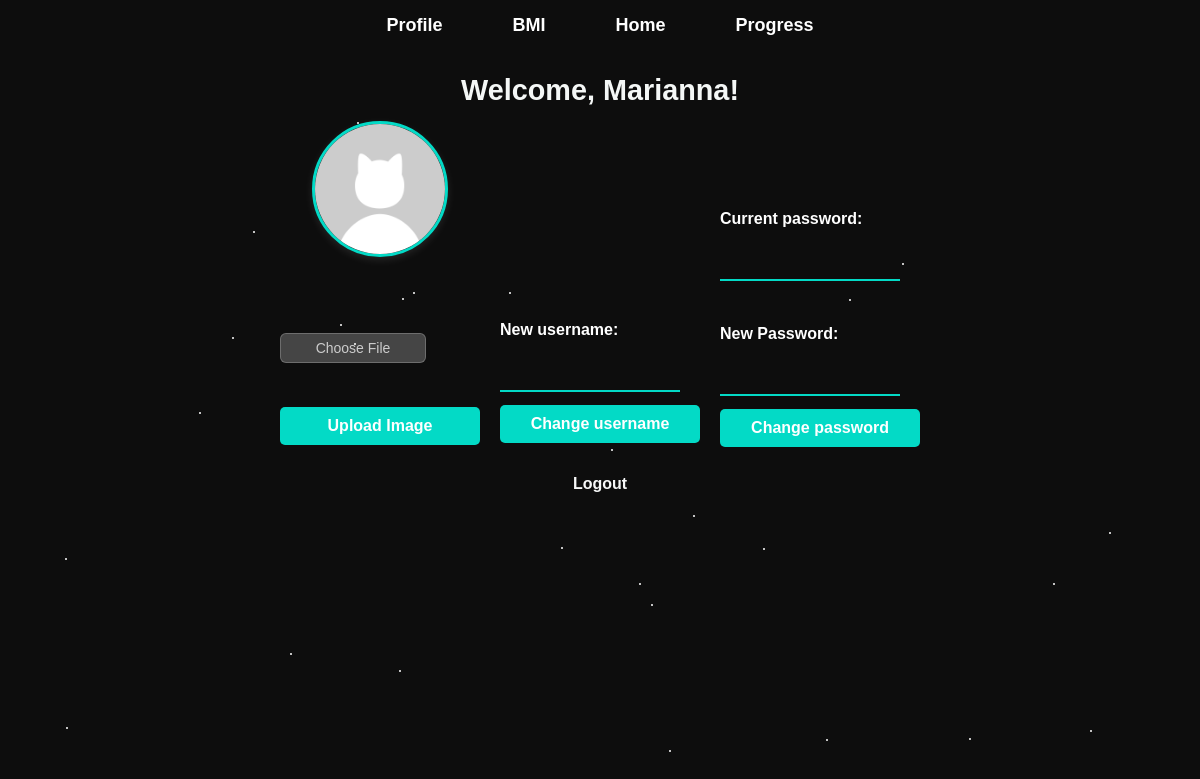
/profile (signed in), run on an earlier commit of the app's database.
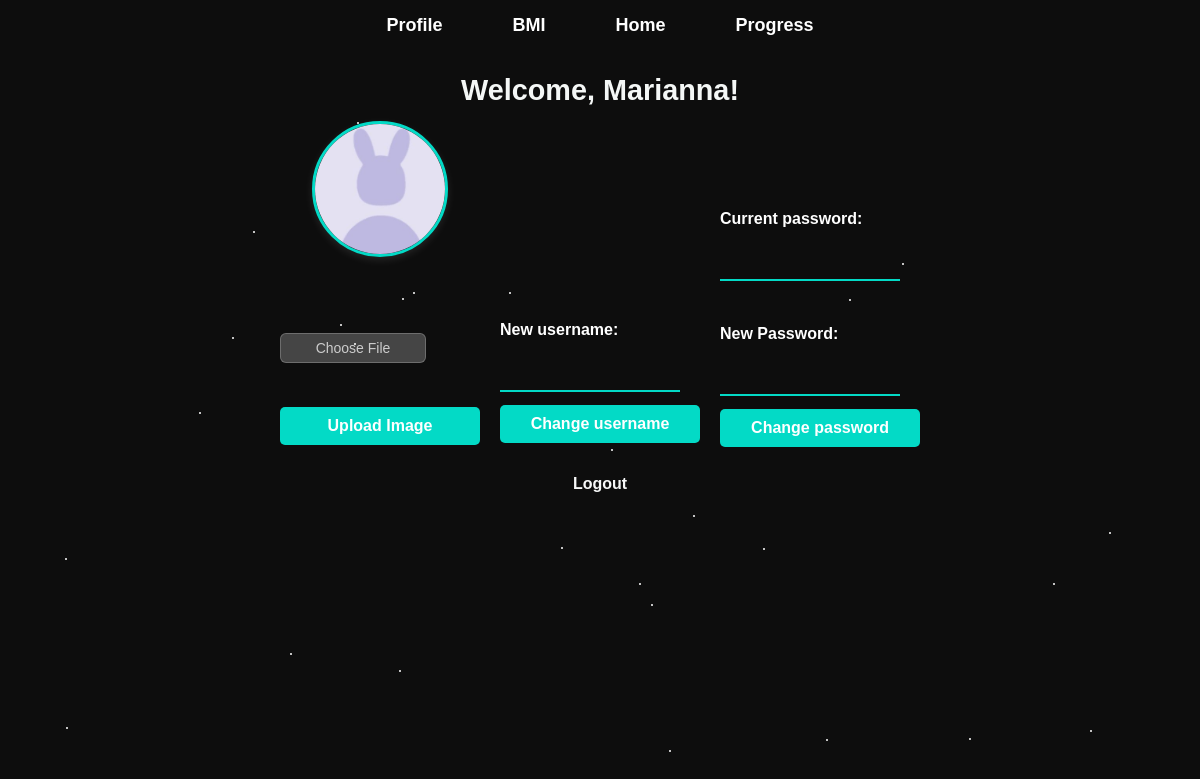
And on a later commit of the database.
### tables this page shows
CREATE TABLE users (
            id INTEGER PRIMARY KEY AUTOINCREMENT,
            username TEXT UNIQUE,
            password_hash TEXT  
        , profile_image TEXT DEFAULT NULL);

### app.py (the view)
@app.route('/profile')
def user_profile():
    user_id = session.get('user_id')
    if not user_id:
        return redirect(url_for('login'))
    user = get_user_by_id(user_id)
    if not user:
        return "User not found", 404
    profile_image = get_profile_image(user_id)
    return render_template('profile.html', username=user[1], profile_image=profile_image)

### database.py (called while the page is built)
def connect_user_db():
    return sqlite3.connect('instance/users.db')

def get_user_by_id(user_id):
    conn = connect_user_db()
    cursor = conn.cursor()
    cursor.execute('SELECT * FROM users WHERE id = ?', (user_id,))
    user = cursor.fetchone()
    conn.close()
    return user

def get_profile_image(user_id):
    conn = connect_user_db()
    cursor = conn.cursor()
    cursor.execute('SELECT profile_image FROM users WHERE id = ?', (user_id,))
    profile_image = cursor.fetchone()
    conn.close()
    return profile_image[0] if profile_image else None

### templates/profile.html (shortened to what this page needs)
<!DOCTYPE html>
<html lang="en">
<head>
    <link rel="stylesheet" href="{{ url_for('static', filename='css/profile.css') }}">
</head>
<body>
    <nav class="menu">
        <ul>
            <li><a href="/profile">Profile</a></li>
            <li><a href="/test">BMI</a></li>
            <li><a href="/home">Home</a></li>
            <li><a href="/progress">Progress</a></li>
        </ul>
    </nav>
    <div class="container">
        <div class="profile-container">
            <h2>Welcome, {{ username }}!</h2>
            <div class="profile-row">
                <div class="profile-column">
                    {% if profile_image %}
                        <div class="profile-picture">
                            <img src="{{ url_for('static', filename='uploads/' + profile_image) }}" alt="Profile Picture" class="profile-img">
                        </div>
                    {% else %}
                        <p>No profile picture uploaded.</p>
                    {% endif %}
                    <br><br><br><br>
                    <form action="{{ url_for('upload_profile_image') }}" method="POST" enctype="multipart/form-data">
                        <label for="profile_image" class="custom-file-upload">Choose File</label> <br>
                        <button type="submit">Upload Image</button>
                    </form>
                </div>
                <div class="profile-column">
                    <br><br><br><br><br><br><br><br><br><br><br>
                    <form method="POST" action="{{ url_for('change_username') }}">
                        <label for="new_username">New username:</label>
                        <input type="text" id="new_username" name="new_username" required>
                        <button type="submit">Change username</button>
                    </form>
                </div>
                <div class="profile-column">
                    <br><br><br><br><br>
                    <form method="POST" action="{{ url_for('auth.change_password') }}">
                        <label for="current_password">Current password:</label>
                        <input type="password" id="current_password" name="current_password" required>
                        <br>
                        <label for="new_password">New Password:</label>
                        <input type="password" id="new_password" name="new_password" required>
                        <button type="submit">Change password</button>
                    </form>
                </div>
            </div>
            <br>
            <div class="profile-actions">
                <a href="{{ url_for('logout') }}" class="action-link">Logout</a>
            </div>
        </div>
    </div>
</body>
</html>

### static/css/profile.css (style rules this page uses)
body { font-family: 'Poppins', sans-serif; background: #0d0d0d; color: #ffffff; margin: 0; padding: 0; display: flex; flex-direction: column; align-items: center; justify-content: center; min-height: 50vh; text-align: center; }
h1, h2 { font-size: 1.8em; margin-bottom: 13px; color: #f4f7f6; }
form { display: flex; flex-direction: column; gap: 13px; width: 100%; max-width: 450px; }
label { font-size: 1em; font-weight: 600; color: #ffffff; text-align: left; width: 100%; }
input[type="text"], input[type="password"], input[type="file"] { padding: 12px; border: none; border-bottom: 2px solid #03dac6; background: transparent; color: #ffffff; font-size: 1em; width: 100%; text-align: center; transition: border-color 0.3s; }
button { background-color: #03dac6; border: none; padding: 10px 20px; border-radius: 5px; font-size: 16px; color: #ffffff; cursor: pointer; transition: background 0.3s, transform 0.2s; font-weight: bold; min-width: 40%; text-align: center; }
.menu { background-color: #0d0d0d; padding: 15px 0; width: 100%; position: fixed; top: 0; left: 0; z-index: 1000; transition: top 0.3s; }
.menu ul { list-style-type: none; padding: 0; margin: 0; display: flex; justify-content: center; }
.menu ul li { margin: 0 20px; }
.menu ul li a { text-decoration: none; color: #ffffff; font-size: 18px; font-weight: bold; padding: 10px 15px; border-radius: 5px; position: relative; transition: color 0.3s ease-in-out; }
.menu ul li a::after { content: ""; display: block; height: 2px; width: 0; background: #03dac6; transition: width 0.3s ease-in-out; position: absolute; left: 0; bottom: -3px; }
.custom-file-upload { display: inline-block; padding: 6px 12px; background-color: rgba(200, 200, 200, 0.3); color: #ccc; font-size: 14px; font-weight: 500; border-radius: 6px; cursor: pointer; border: 1px solid rgba(150, 150, 150, 0.5); transition: background 0.2s ease-in-out, border 0.2s ease-in-out; width: 120px; text-align: center; }
.profile-picture img { width: 130px; height: 130px; border-radius: 50%; border: 3px solid #03dac6; box-shadow: 0 3px 8px rgba(255, 255, 255, 0.1); transition: transform 0.3s ease-in-out; }
.profile-actions a { color: #f7f8f8; font-size: 16px; text-decoration: none; margin: 10px; display: inline-block; transition: color 0.3s ease; }
.profile-container { display: flex; flex-direction: column; align-items: center; justify-content: center; width: 100%; max-width: 800px; color: #ffffff; margin-top: 50px; }
.profile-row { display: flex; justify-content: space-between; align-items: center; width: 100%; gap: 20px; }
.profile-column { flex: 1; display: flex; flex-direction: column; align-items: center; text-align: center; }
.profile-column input { width: 80%; padding: 10px; border: none; border-bottom: 2px solid #03dac6; background: transparent; color: #ffffff; font-size: 1em; text-align: center; transition: border-color 0.3s; }
.profile-picture img { width: 130px; height: 130px; border-radius: 50%; border: 3px solid #03dac6; box-shadow: 0 3px 8px rgba(255, 255, 255, 0.1); transition: transform 0.3s; }
.action-link { font-size: 18px; font-weight: bold; color: #ffffff; }

What changed in the data, as far as the page shows it:
changed users "Marianna": profile_image: a different picture
